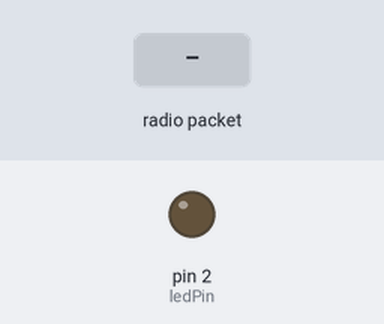
Bench run of a sketch on a simulated Arduino Uno, built with avr-gcc and run on an emulated ATmega328P. Parts: output pins drawn as LEDs (lit = HIGH). Dashed ring = blinking. Inputs (shaded band) come from the test bench. No radio packets arrive unless stated.

Above: at 1.8 s.
1.9 s: radio packet "1" arrives
At 2.22 s:
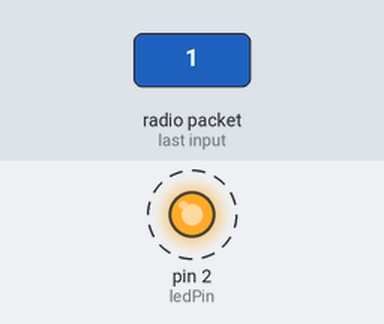
Timing chart, 0 to 11.4 s (numbered marks = the images above; inputs shaded):
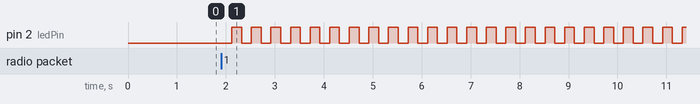

Measured:
- after the input at 1.9 s, pin 2 (ledPin): alternates HIGH for 0.20 s and LOW for 0.20 s, starting after 0.22 s

The sketch:

TransReceiver.ino
```cpp
#include <VirtualWire.h>

char* controller;

const int txPin = 8;
const int rxPin = 12;
const int ledPin = 2;

void setup() {
  pinMode(ledPin, OUTPUT);
  vw_set_tx_pin(txPin);
  vw_set_rx_pin(rxPin);
  vw_set_ptt_pin(10);
  vw_set_ptt_inverted(true);
  vw_setup(1000);

  // start listening
  vw_rx_start();

  Serial.begin(9600);
}

void loop() {
  uint8_t buf[VW_MAX_MESSAGE_LEN];
  uint8_t buflen = VW_MAX_MESSAGE_LEN;

  if (vw_get_message(buf, &buflen)) // non-blocking
  {
    for (uint8_t i = 0; i < buf[0]; ++i) {
      digitalWrite(ledPin, 1);
      delay(200);
      digitalWrite(ledPin, 0);
      delay(200);
    }
    delay(1000);

    Serial.println(buf[0]);
  }

  uint8_t value = 1;
  vw_send((uint8_t*)&value, sizeof(value));
  vw_wait_tx();
  delay(1000);
}
```
